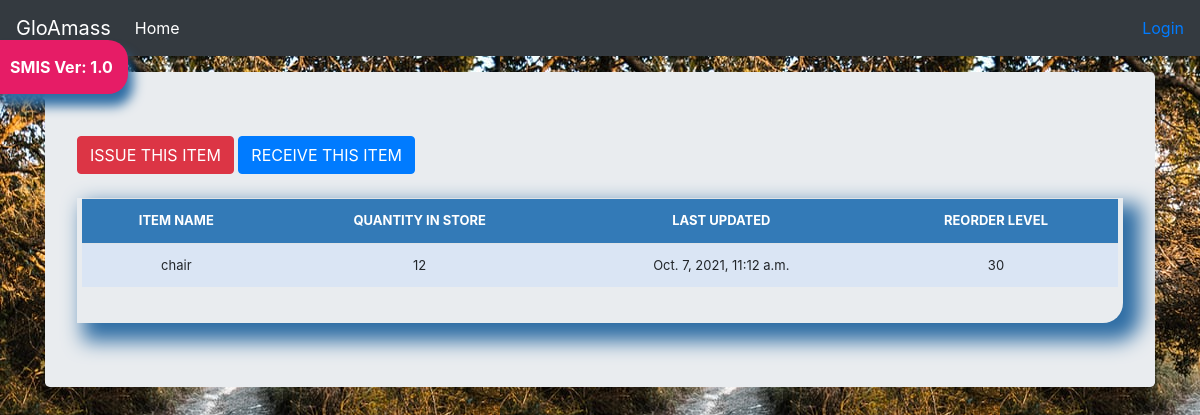
Screenshot of /stock_detail/12/ with the database file from the repository.
### stockmgmgt/models.py (models this page shows, shortened)
class Stock(models.Model):
    category = models.ForeignKey(Category, on_delete=models.CASCADE, blank=True)
    item_name = models.CharField(max_length=50, blank=True, null=True)
    quantity = models.IntegerField(default='0', blank=True, null=True)
    receive_quantity = models.IntegerField(default='0', blank=True, null=True)
    receive_by = models.CharField(max_length=50, blank=True, null=True)
    issue_quantity = models.IntegerField(default='0', blank=True, null=True)
    issue_by = models.CharField(max_length=50, blank=True, null=True)
    issue_to = models.CharField(max_length=50, blank=True, null=True)
    phone_number = models.CharField(max_length=50, blank=True, null=True)
    created_by = models.CharField(max_length=50, blank=True, null=True)
    reorder_level = models.IntegerField(default='0', blank=True, null=True)
    last_updated = models.DateTimeField(auto_now_add=False, auto_now=True)
    timestamp = models.DateTimeField(auto_now_add=True, auto_now=False)

### stockmgmgt/views.py (the view)
# urls.py: path('stock_detail/<str:pk>/', views.stock_detail, name="stock_detail"),
def stock_detail(request, pk):
    queryset = Stock.objects.get(id=pk)
    context = {
        "queryset": queryset,
    }
    return render(request, "stock_detail.html", context)

### stockmgmgt/templates/stock_detail.html (shortened to what this page needs)
{% load static %}
{% load crispy_forms_tags %}
<!doctype html>
<html lang="en">
  <head>
    <link href="{% static 'css/stylesheet.css' %}" rel="stylesheet">
    <link href="{% static 'css/bootstrap.min.css' %}" rel="stylesheet">
        <link href="{% static 'css/navbar-top-fixed.css' %}" rel="stylesheet">
  </head>
  <body>
    {% include 'navbar.html' %}
<main role="main" class="container">
  <div class="jumbotron">
    <a href="{% url 'issue_items' queryset.id %}"><div class='btn btn-danger'>ISSUE THIS ITEM</div></a>
     <a href="{% url 'receive_items' queryset.id %}"><div class='btn btn-primary'>RECEIVE THIS ITEM</div></a>
        <br><br>
        <div class="display_table">
          <table class='table'>
                  <tr>
                    <th>ITEM NAME</th>
                    <th>QUANTITY IN STORE</th>
                    <th>LAST UPDATED</th>
                    <th>REORDER LEVEL</th>
                  </tr>
                  <tr>
                    <td>{{queryset.item_name}}</td>
                    <td>{{queryset.quantity}}</td>
                    <td>{{queryset.last_updated}}</td>
                    <td>{{queryset.reorder_level}}</td>
                  </tr>
          </table>
        </div>
  </div>
</main>
      </body>
</html>

### stockmgmgt/static/css/stylesheet.css (style rules this page uses)
body { background-color: #34eb6b; background-image: url("../img/bg.jfif"); }
.table { font-size: 13px; text-align: center; width: 95%; margin: auto; text-align: center; }
.table tr:nth-child(odd) { background: #B8CAE4 }
.table tr:nth-child(even) { background: #dae5f4 }
th { background-color: #337ab7; color: white; }
.display_table { border-bottom-right-radius: 20px; padding-left: 5px; padding-right: 5px; padding-bottom: 20px; box-shadow: 12px 12px 20px 6px #2e6da4; }

### stockmgmgt/static/css/navbar-top-fixed.css (style rules this page uses)
body { min-height: 75rem; padding-top: 4.5rem; }

### rows the page displays
Stock: item_name "chair", quantity "12", last_updated "Oct. 7, 2021, 11:12 a.m.", reorder_level "30"
